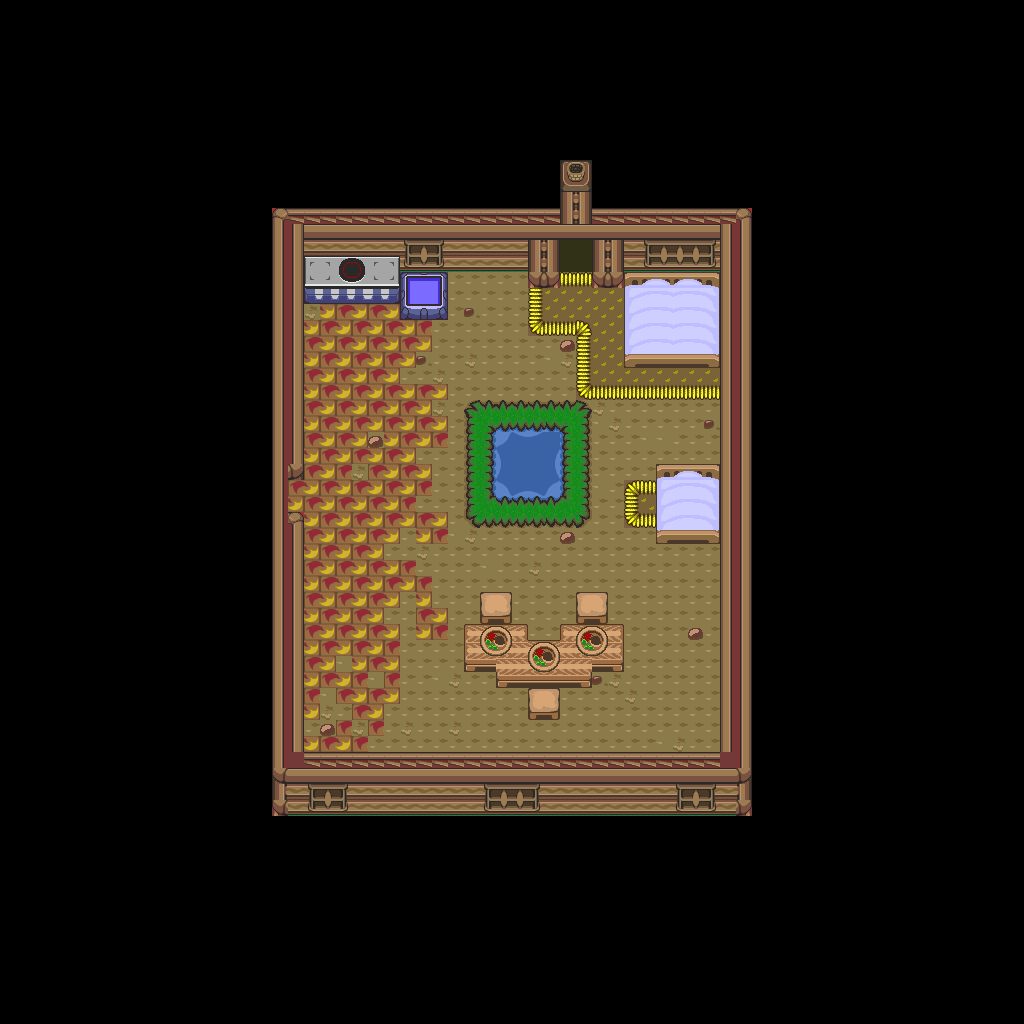

A 2D game scene composited from a Tiled map and its tileset images. What follows is a short description and the map's XML, with each tile layer's data collapsed to a summary:
An orthogonal 64x64 tile map with 16x16 px tiles, 1 tile layer (base), 2 hidden layers not drawn and 10 objects.

<map version="1.10" tiledversion="1.12.1" orientation="orthogonal" renderorder="right-down" width="64" height="64" tilewidth="16" tileheight="16" infinite="0" nextlayerid="4" nextobjectid="11">
 <tileset firstgid="1" source="../classiciphone_pics4.tsx" />
 <layer id="1" name="base" width="64" height="64">
  <data>[4096 cells, 4096 non-empty, 129 distinct tile ids]</data>
 </layer>
 <layer id="2" name="collision" width="64" height="64" visible="0">
  <properties><property name="collision" value="true" /></properties>
  <data>[4096 cells, 3378 non-empty, 1 distinct tile ids]</data>
 </layer>
 <layer id="3" name="water" width="64" height="64" visible="0">
  <properties><property name="terrain" value="water" /></properties>
  <data>[4096 cells, 16 non-empty, 1 distinct tile ids]</data>
 </layer>
 <objectgroup id="4" name="npcs">
  <object id="1" x="464.0" y="288.0" width="16" height="16">
   <properties>
    <property name="gani" value="barrel.png" />
    <property name="script" type="string">-- Auto-converted from GraalScript
-- // NPC made by Boom (Levels)
-- if (created) {
end
-- if (playertouchsme) {
end</property>
   </properties>
  </object>
  <object id="2" x="480.0" y="256.0" width="16" height="16">
   <properties>
    <property name="gani" value="barrel.png" />
    <property name="script" type="string">-- Auto-converted from GraalScript
-- // NPC made by Boom (Levels)
-- if (created) {
end
-- if (playertouchsme) {
end</property>
   </properties>
  </object>
  <object id="3" x="496.0" y="272.0" width="16" height="16">
   <properties>
    <property name="gani" value="barrel.png" />
    <property name="script" type="string">-- Auto-converted from GraalScript
-- // NPC made by Boom (Levels)
-- if (created) {
end
-- if (playertouchsme) {
end</property>
   </properties>
  </object>
  <object id="4" x="448.0" y="304.0" width="16" height="16">
   <properties>
    <property name="gani" value="barrel.png" />
    <property name="script" type="string">-- Auto-converted from GraalScript
-- // NPC made by Boom (Levels)
-- if (created) {
end
-- if (playertouchsme) {
end</property>
   </properties>
  </object>
  <object id="5" x="448.0" y="256.0" width="16" height="16">
   <properties>
    <property name="gani" value="barrel.png" />
    <property name="script" type="string">-- Auto-converted from GraalScript
-- // NPC made by Boom (Levels)
-- if (created) {
end
-- if (playertouchsme) {
end</property>
   </properties>
  </object>
  <object id="6" x="448.0" y="272.0" width="16" height="16">
   <properties>
    <property name="gani" value="barrel.png" />
    <property name="script" type="string">-- Auto-converted from GraalScript
-- // NPC made by Boom (Levels)
-- if (created) {
end
-- if (playertouchsme) {
end</property>
   </properties>
  </object>
  <object id="7" x="640.0" y="352.0" width="16" height="16">
   <properties>
    <property name="gani" value="bigchest1.png" />
    <property name="script" type="string">-- Auto-converted from GraalScript
-- // NPC made by Boom (Levels)
-- if (created) {
end
-- if (playertouchsme) {
end</property>
   </properties>
  </object>
  <object id="8" x="464.0" y="400.0" width="16" height="16">
   <properties>
    <property name="gani" value="smoke.mng" />
    <property name="script" type="string">-- Auto-converted from GraalScript
-- // NPC made by Stefan Knorr
-- if (created)
-- setimg smoke.mng;
self.dontblock = true</property>
   </properties>
  </object>
  <object id="9" x="560.0" y="272.0" width="16" height="16">
   <properties>
    <property name="gani" value="classic_firebase.png" />
    <property name="script" type="string">-- Auto-converted from GraalScript
-- // NPC made by Boom (Levels)
-- if (created) {
end
-- if (playertouchsme) {
end</property>
   </properties>
  </object>
  <object id="10" x="560.0" y="224.0" width="16" height="16">
   <properties>
    <property name="gani" value="fire.mng" />
    <property name="script" type="string">-- Auto-converted from GraalScript
-- // NPC made by Boom (Levels)
-- if (created) {
end
-- if (playertouchsme) {
end</property>
   </properties>
  </object>
 </objectgroup>
</map>
